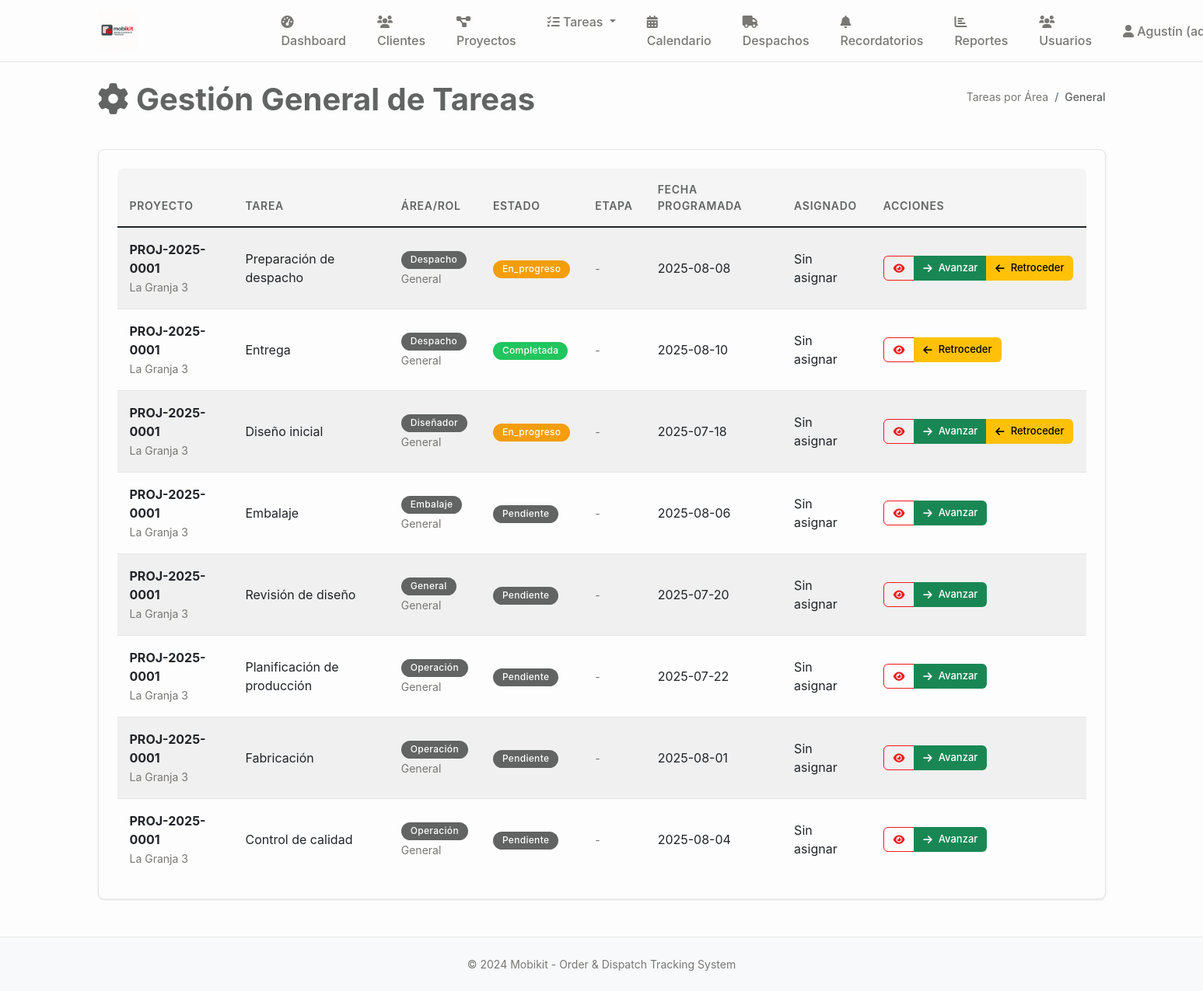
The page /tareas/general (signed in) on the database its author committed.
### tables this page shows
CREATE TABLE tareas (
    id INTEGER PRIMARY KEY AUTOINCREMENT,
    proyecto_id INTEGER NOT NULL,
    codigo TEXT, -- Código de tarea opcional
    titulo TEXT NOT NULL,
    descripcion TEXT,
    tipo TEXT DEFAULT 'general' CHECK (tipo IN ('diseño', 'fabricación', 'control_calidad', 'embalaje', 'despacho', 'general')),
    rol_asignado TEXT NOT NULL,
    usuario_asignado_id INTEGER,
    area_id INTEGER,
    estado TEXT DEFAULT 'pendiente' CHECK (estado IN ('pendiente', 'en_progreso', 'pausada', 'completada', 'cancelada')),
    prioridad TEXT DEFAULT 'media' CHECK (prioridad IN ('baja', 'media', 'alta', 'urgente')),
    fecha_programada DATE,
    fecha_inicio TIMESTAMP,
    fecha_completada TIMESTAMP,
    tiempo_estimado INTEGER, -- En horas
    tiempo_real INTEGER, -- En horas
    dependencias TEXT, -- JSON con IDs de tareas dependientes
    observaciones TEXT,
    created_at TIMESTAMP DEFAULT CURRENT_TIMESTAMP,
    updated_at TIMESTAMP DEFAULT CURRENT_TIMESTAMP, etapa_fabricacion TEXT 
                CHECK (etapa_fabricacion IN ('seccionado', 'enchapado', 'mecanizado', 'fabricacion_completo')),
    FOREIGN KEY (proyecto_id) REFERENCES proyectos (id),
    FOREIGN KEY (usuario_asignado_id) REFERENCES usuarios (id),
    FOREIGN KEY (area_id) REFERENCES areas (id)
);

CREATE TABLE proyectos (
    id INTEGER PRIMARY KEY AUTOINCREMENT,
    codigo TEXT UNIQUE NOT NULL, -- Código único del proyecto
    nombre TEXT NOT NULL,
    cliente_id INTEGER NOT NULL,
    descripcion TEXT,
    estado TEXT DEFAULT 'diseño' CHECK (estado IN ('diseño', 'aprobado', 'producción', 'embalaje', 'despacho', 'entregado', 'cancelado')),
    prioridad TEXT DEFAULT 'media' CHECK (prioridad IN ('baja', 'media', 'alta', 'urgente')),
    fecha_inicio DATE,
    fecha_entrega DATE,
    fecha_entrega_real DATE,
    diseñador_id INTEGER,
    supervisor_id INTEGER,
    presupuesto DECIMAL(12,2),
    costo_real DECIMAL(12,2),
    observaciones TEXT,
    created_at TIMESTAMP DEFAULT CURRENT_TIMESTAMP,
    updated_at TIMESTAMP DEFAULT CURRENT_TIMESTAMP,
    FOREIGN KEY (cliente_id) REFERENCES clientes (id),
    FOREIGN KEY (diseñador_id) REFERENCES usuarios (id),
    FOREIGN KEY (supervisor_id) REFERENCES usuarios (id)
);

### main.py (the view)
@app.route('/tareas/general')
@login_required
@role_required(['admin', 'general'])
def tareas_general():
    conn = sqlite3.connect('mobikit.db')
    cursor = conn.cursor()
    cursor.execute('''
        SELECT t.id, t.titulo, p.nombre as proyecto, p.codigo, t.estado,
               t.fecha_programada, t.descripcion, u.nombre as asignado,
               t.rol_asignado, t.tipo, t.etapa_fabricacion, t.created_at
        FROM tareas t
        JOIN proyectos p ON t.proyecto_id = p.id
        LEFT JOIN usuarios u ON t.usuario_asignado_id = u.id
        ORDER BY
            t.rol_asignado,
            CASE t.estado
                WHEN 'pendiente' THEN 1
                WHEN 'en_progreso' THEN 2
                WHEN 'completada' THEN 3
            END,
            t.fecha_programada ASC
    ''')
    tareas_list = cursor.fetchall()
    conn.close()
    return render_template('tareas_general.html', tareas=tareas_list)

### main.py (called while the page is built)
def login_required(f):
    @wraps(f)
    def decorated_function(*args, **kwargs):
        if 'user_id' not in session:
            return redirect(url_for('login'))
        return f(*args, **kwargs)
    return decorated_function

def role_required(roles):
    def decorator(f):
        @wraps(f)
        def decorated_function(*args, **kwargs):
            if 'user_role' not in session or session['user_role'] not in roles:
                flash('No tienes permisos para acceder a esta página', 'error')
                return redirect(url_for('dashboard'))
            return f(*args, **kwargs)
        return decorated_function
    return decorator

### templates/tareas_general.html (shortened to what this page needs)
{% extends "base.html" %}
{% block content %}
<div class="d-flex justify-content-between align-items-center mb-4">
    <h1><i class="fas fa-cog"></i> Gestión General de Tareas</h1>
    <nav aria-label="breadcrumb">
        <ol class="breadcrumb">
            <li class="breadcrumb-item"><a href="{{ url_for('tareas_area') }}">Tareas por Área</a></li>
            <li class="breadcrumb-item active">General</li>
        </ol>
    </nav>
</div>
<div class="card">
    <div class="card-body">
        {% if tareas %}
        <div class="table-responsive">
            <table class="table table-striped">
                <thead>
                    <tr>
                        <th>Proyecto</th>
                        <th>Tarea</th>
                        <th>Área/Rol</th>
                        <th>Estado</th>
                        <th>Etapa</th>
                        <th>Fecha Programada</th>
                        <th>Asignado</th>
                        <th>Acciones</th>
                    </tr>
                </thead>
                <tbody>
                    {% for tarea in tareas %}
                    <tr>
                        <td>
                            <strong>{{ tarea[3] }}</strong><br>
                            <small class="text-muted">{{ tarea[2] }}</small>
                        </td>
                        <td>{{ tarea[1] }}</td>
                        <td>
                            <span class="badge bg-secondary">{{ tarea[8]|title }}</span>
                            {% if tarea[9] %}
                            <br><small class="text-muted">{{ tarea[9]|title }}</small>
                            {% endif %}
                        </td>
                        <td>
                            <span class="badge bg-{{ 'success' if tarea[4] == 'completada' else 'warning' if tarea[4] == 'en_progreso' else 'secondary' }}">
                                {{ tarea[4]|title }}
                            </span>
                        </td>
                        <td>
                            {% if tarea[10] %}
                            <span class="badge bg-info">{{ tarea[10]|title|replace('_', ' ') }}</span>
                            {% else %}
                            <small class="text-muted">-</small>
                            {% endif %}
                        </td>
                        <td>{{ tarea[5] if tarea[5] else 'Sin fecha' }}</td>
                        <td>{{ tarea[7] if tarea[7] else 'Sin asignar' }}</td>
                        <td>
                            <div class="btn-group" role="group">
                                <a href="{{ url_for('tarea_detalle', tarea_id=tarea[0]) }}" class="btn btn-sm btn-outline-primary">
                                    <i class="fas fa-eye"></i>
                                </a>
                                {% if tarea[4] != 'completada' %}
                                <button class="btn btn-sm btn-success" onclick="avanzarTarea({{ tarea[0] }})">
                                    <i class="fas fa-arrow-right"></i> Avanzar
                                </button>
                                {% endif %}
                                {% if tarea[4] != 'pendiente' %}
                                <button class="btn btn-sm btn-warning" onclick="retrocederTarea({{ tarea[0] }})">
                                    <i class="fas fa-arrow-left"></i> Retroceder
                                </button>
                                {% endif %}
                            </div>
                        </td>
                    </tr>
                    {% endfor %}
                </tbody>
            </table>
        </div>
        {% else %}
        <div class="text-center py-4">
            <i class="fas fa-cog fa-3x text-muted mb-3"></i>
            <h5>No hay tareas disponibles</h5>
            <p class="text-muted">Las tareas aparecerán aquí cuando sean creadas.</p>
        </div>
        {% endif %}
    </div>
</div>
{% endblock %}

### static/css/style.css (style rules this page uses)
:root { --mobikit-red: #EF1A1F; --mobikit-red-light: #F58B8F; --mobikit-red-dark: #C7161A; --mobikit-gray: #626363; --mobikit-gray-logo: #626363; --mobikit-light-gray: #8C8C8C; --mobikit-dark-gray: #4A4A4A; --mobikit-white: #FDFDFD; --mobikit-light-bg: #FAFAFA; --mobikit-border: #E5E5E5; --mobikit-hover: #F5F5F5; --mobikit-text-light: #787774; --mobikit-sidebar: #F7F6F3; --mobikit-cocinas: #EF1A1F; --mobikit-closet: #626363; --mobikit-success: #22C55E; --mobikit-warning: #F59E0B; --mobikit-info: #626363; --mobikit-danger: #EF1A1F; }
* { box-sizing: border-box; }
body { font-family: -apple-system, BlinkMacSystemFont, 'Segoe UI', Roboto, 'Helvetica Neue', Arial, sans-serif; background-color: var(--mobikit-white); color: var(--mobikit-gray); line-height: 1.5; margin: 0; padding: 0; }
h1 { font-size: 2.5rem; font-weight: 700; color: var(--mobikit-gray); margin-bottom: 1rem; line-height: 1.2; }
.card { background-color: var(--mobikit-white); border: 1px solid var(--mobikit-border); border-radius: 8px; box-shadow: 0 1px 3px rgba(0, 0, 0, 0.1); margin-bottom: 1.5rem; overflow: hidden; transition: all 0.2s ease; }
.card-body { padding: 1.5rem; }
.btn { font-weight: 500; border-radius: 6px; padding: 0.5rem 1rem; font-size: 0.875rem; border: none; cursor: pointer; transition: all 0.2s ease; display: inline-flex; align-items: center; gap: 0.5rem; }
.btn-outline-primary { background-color: transparent; color: var(--mobikit-red); border: 1px solid var(--mobikit-red); }
.btn-sm { padding: 0.375rem 0.75rem; font-size: 0.8125rem; }
.table { background-color: var(--mobikit-white); border-radius: 8px; overflow: hidden; margin-bottom: 0; }
.table th { background-color: var(--mobikit-hover); border: none; font-weight: 600; color: var(--mobikit-gray); padding: 1rem; font-size: 0.875rem; text-transform: uppercase; letter-spacing: 0.05em; }
.table td { border: none; border-top: 1px solid var(--mobikit-border); padding: 1rem; vertical-align: middle; }
.badge { font-weight: 500; padding: 0.35rem 0.75rem; border-radius: 20px; font-size: 0.75rem; letter-spacing: 0.025em; color: var(--mobikit-white) !important; }
.badge.bg-secondary { background-color: var(--mobikit-info) !important; }
.badge.bg-success { background-color: var(--mobikit-success) !important; }
.badge.bg-warning { background-color: var(--mobikit-warning) !important; }
.breadcrumb { background-color: transparent; padding: 0; margin-bottom: 1.5rem; }
.breadcrumb-item { font-size: 0.875rem; }
.breadcrumb-item a { color: var(--mobikit-text-light); text-decoration: none; }
.breadcrumb-item.active { color: var(--mobikit-gray); font-weight: 500; }
a { color: var(--mobikit-red); text-decoration: none; }
.text-muted { color: var(--mobikit-text-light) !important; }

### rows shown on the page
tareas: codigo "PROJ-2025-0001", nombre "La Granja 3", titulo "Preparación de despacho", rol_asignado "Despacho", tipo "General", estado "En_progreso", fecha_programada "2025-08-08", tarea "Sin asignar"
tareas: codigo "PROJ-2025-0001", nombre "La Granja 3", titulo "Entrega", rol_asignado "Despacho", tipo "General", estado "Completada", fecha_programada "2025-08-10", tarea "Sin asignar"
tareas: codigo "PROJ-2025-0001", nombre "La Granja 3", titulo "Diseño inicial", rol_asignado "Diseñador", tipo "General", estado "En_progreso", fecha_programada "2025-07-18", tarea "Sin asignar"
tareas: codigo "PROJ-2025-0001", nombre "La Granja 3", titulo "Embalaje", rol_asignado "Embalaje", tipo "General", estado "Pendiente", fecha_programada "2025-08-06", tarea "Sin asignar"
tareas: codigo "PROJ-2025-0001", nombre "La Granja 3", titulo "Revisión de diseño", rol_asignado "General", tipo "General", estado "Pendiente", fecha_programada "2025-07-20", tarea "Sin asignar"
tareas: codigo "PROJ-2025-0001", nombre "La Granja 3", titulo "Planificación de producción", rol_asignado "Operación", tipo "General", estado "Pendiente", fecha_programada "2025-07-22", tarea "Sin asignar"
tareas: codigo "PROJ-2025-0001", nombre "La Granja 3", titulo "Fabricación", rol_asignado "Operación", tipo "General", estado "Pendiente", fecha_programada "2025-08-01", tarea "Sin asignar"
tareas: codigo "PROJ-2025-0001", nombre "La Granja 3", titulo "Control de calidad", rol_asignado "Operación", tipo "General", estado "Pendiente", fecha_programada "2025-08-04", tarea "Sin asignar"

### other values the page prints
{{ session.user_name }} "Agustín"
